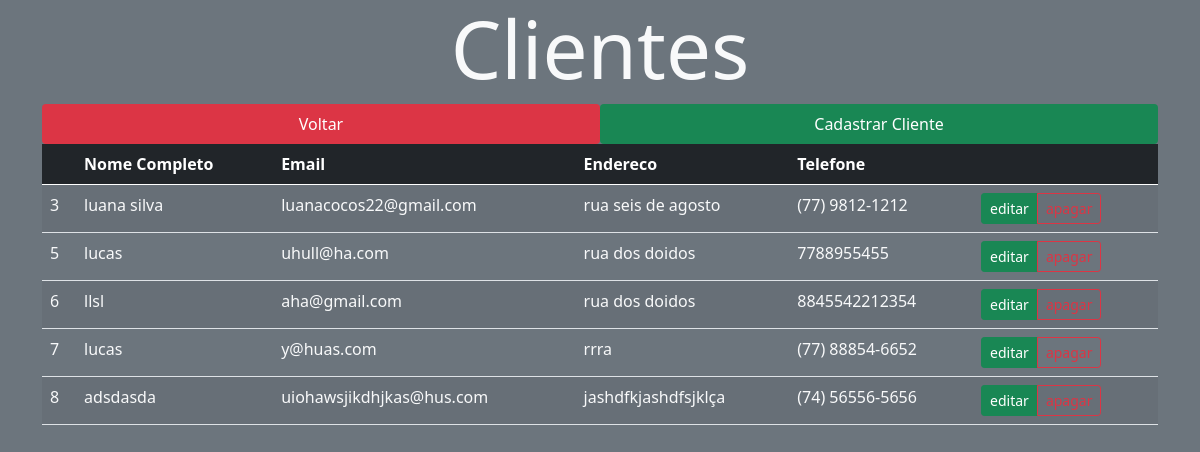
The page /src/views/clientes.php on the database as committed earlier.
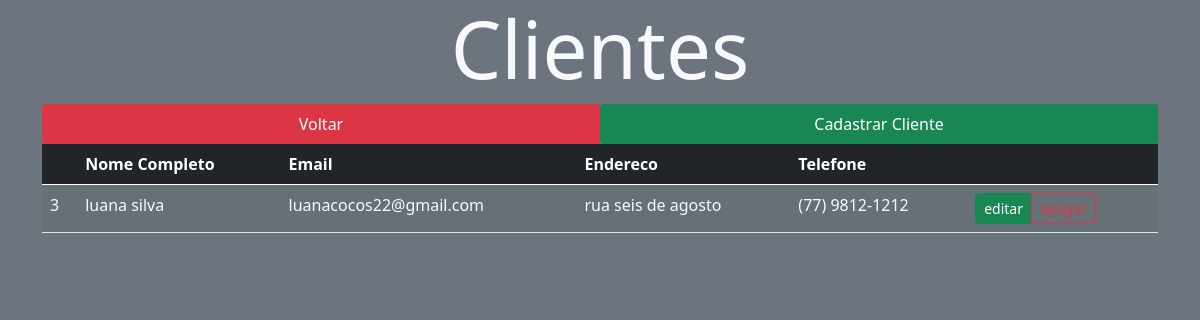
The same page on the database as committed later.
### tables this page shows
CREATE TABLE `cliente` (
  `idcliente` int(11) NOT NULL,
  `nome` varchar(200) NOT NULL,
  `email` varchar(200) NOT NULL,
  `endereco` varchar(200) NOT NULL,
  `telefone` varchar(200) NOT NULL
);

### src/controller/ClientesController.php (called while the page is built, shortened)
<?php
require_once '../model/cliente.php';
require_once '../model/Database.php';
class ClientesController extends cliente
{
    protected $tabela = 'cliente';
    public function findAll()
    {
        $query = "SELECT * FROM $this->tabela";
        $stm = Database::prepare($query);
        $stm->execute();
        $clientes = array();
        foreach ($stm->fetchAll() as $cliente) {
            $clientes[] = new cliente($cliente->idcliente, $cliente->nome, $cliente->email, $cliente->endereco, $cliente->telefone);
        }
        return $clientes;
    }
}

### src/model/Database.php (called while the page is built, shortened)
<?php
class Database
{
    private static $instance;
    public static function getInstance()
    {
        if (!isset(self::$instance)) {
            try {
                self::$instance = new PDO('mysql:host=' . HOST . '; dbname=' . BASE, USER, PASS);
                self::$instance->setAttribute(PDO::ATTR_ERRMODE, PDO::ERRMODE_EXCEPTION);
                self::$instance->setAttribute(PDO::ATTR_DEFAULT_FETCH_MODE, PDO::FETCH_OBJ);
            } catch (PDOException $error) {
                echo $error->getMessage();
            }
        }
        return self::$instance;
    }
    public static function prepare($sql)
    {
        return self::getInstance()->prepare($sql);
    }
}

### src/model/cliente.php (called while the page is built, shortened)
<?php
class cliente
{
    private $idcliente;
    private $nome;
    private $email;
    private $endereco;
    private $telefone;
    public function __construct($idcliente, $nome, $email,$endereco,$telefone)
    {
        $this->idcliente = $idcliente;
        $this->nome = $nome;
        $this->email = $email;
        $this->endereco = $endereco;
        $this->telefone = $telefone;
    }
    public function getidcliente()
    {
        return $this->idcliente;
    }
    public function getNome()
    {
        return $this->nome;
    }
    public function getemail()
    {
        return $this->email;
    }
    public function getendereco()
    {
        return $this->endereco;
    }
    public function gettelefone()
    {
        return $this->telefone;
    }
}

### src/views/clientes.php (the view, shortened to what this page needs)
<?php
    require '../controller/ClientesController.php';
    $clientes = new ClientesController();
?>
<!DOCTYPE html>
<html lang="pt_br">
<head>
    <link href="https://cdn.jsdelivr.net/npm/bootstrap@5.0.1/dist/css/bootstrap.min.css" rel="stylesheet">
    <link rel="stylesheet" href="../../public/styles/main.css">
</head>
<body class="bg-secondary">
    <div class="container">
        <h1 class="display-1 text-center text-light">Clientes</h1>
        <nav class="nav nav-pills nav-justified ">
            <a href="../../index.php" class="nav-item nav-link active bg-danger" >Voltar </a>
            <a href="./cadastrarCliente.php"  class="nav-item nav-link active bg-success">Cadastrar Cliente</a>
        </nav>
        <table class="table table-striped " id="table">
            <thead class="table-dark">
                <tr>
                    <th></th>
                    <th>Nome Completo</th>
                    <th>Email</th>
                    <th>Endereco</th>
                    <th>Telefone</th>
                    <th> </th>
                </tr>
            </thead>
            <tbody>
                <?php
                foreach ($clientes->findAll() as $cliente) : ?>
                    <tr class=" text-light">
                        <td> <?= $cliente->getidcliente() ?> </td>
                        <td> <?= $cliente->getNome() ?> </td>
                        <td> <?= $cliente->getemail() ?> </td>
                        <td> <?= $cliente->getendereco() ?> </td>
                        <td> <?= $cliente->gettelefone() ?> </td>
                        <td>
                            <div class="btn-group btn-group-sm">
                                <a href="./editarCliente.php?id=<?= $cliente->getidcliente() ?>" class="btn btn-success">editar</a><br>
                                <a href="./apagarCliente.php?id=<?= $cliente->getidcliente() ?>" onclick="return confirm('Tem certeza de que deseja excluir este item?');"class="btn btn-outline-danger">apagar</a>
                            </div>
                        </td>
                    </tr>
                <?php endforeach; ?>
            </tbody>
        </table>
    </div>
</body>
</html>

Rows that differ between the two databases and show on the page:
removed cliente: idcliente "5", nome "lucas", email "uhull@ha.com", endereco "rua dos doidos", telefone "7788955455"
removed cliente: idcliente "6", nome "llsl", email "aha@gmail.com", endereco "rua dos doidos", telefone "8845542212354"
removed cliente: idcliente "7", nome "lucas", email "y@huas.com", endereco "rrra", telefone "(77) 88854-6652"
removed cliente: idcliente "8", nome "adsdasda", email "uiohawsjikdhjkas@hus.com", endereco "jashdfkjashdfsjklça", telefone "(74) 56556-5656"
